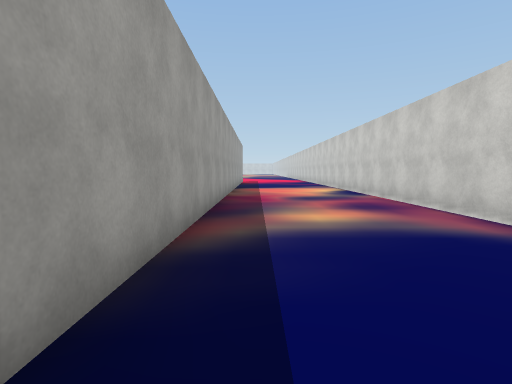
[1] (above)

24 first-person views from a walk through a scene from a Unity 3-D project. The camera is 1.5 m above the floor, tilts 4° down and sees 80° across. The floor is counted in squares, 2 m on a side. Each view is taken from the middle of a square. On the plan, view 1 faces up. The plan holds only what a view shows up to about 10 squares ahead; the rest is blank. The place goes on beyond the plan. The player character is not drawn. Some surface patterns are stand-ins.

[2]
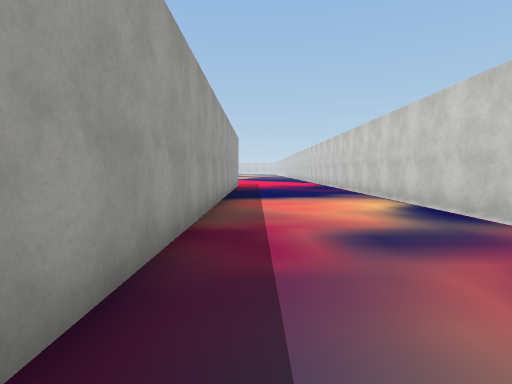

[3]
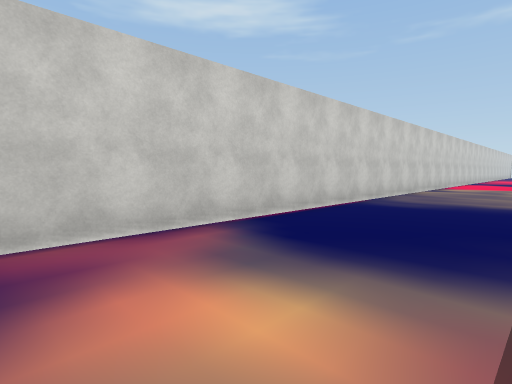

[4]
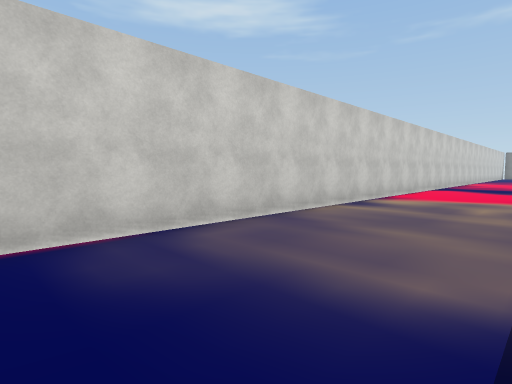

[5]
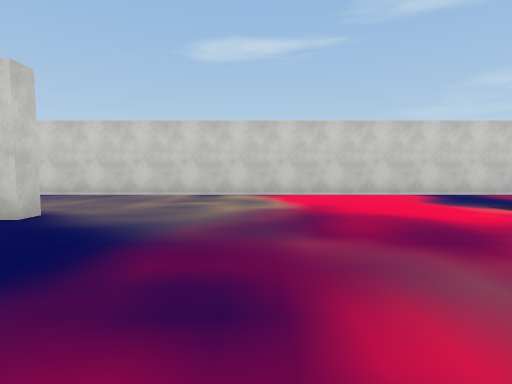

[6]
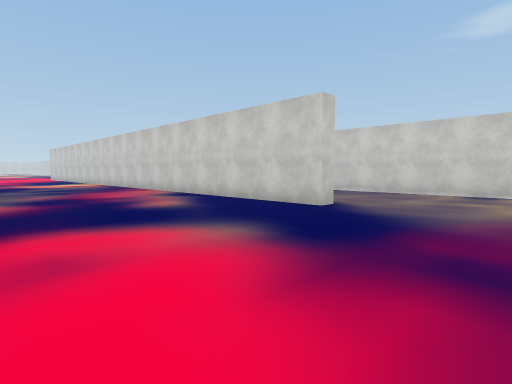

[7]
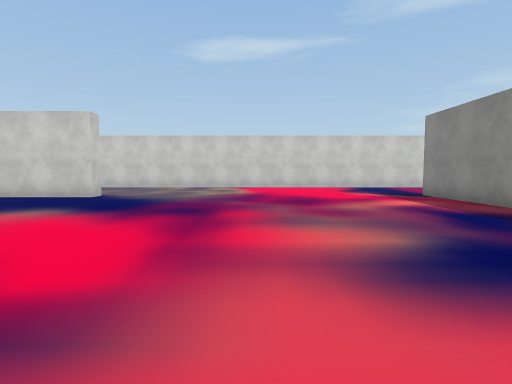

[8]
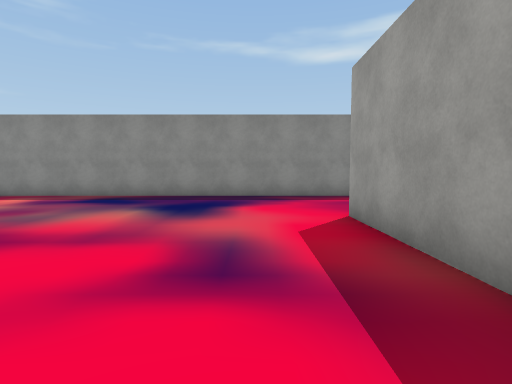

[9]
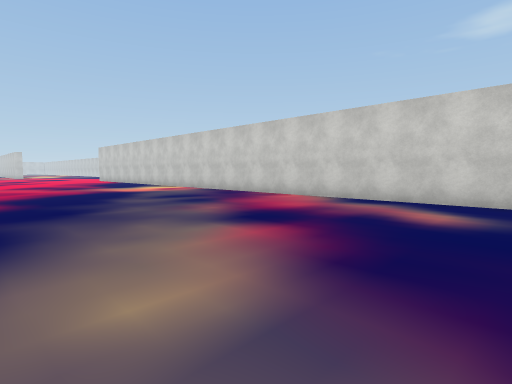

[10]
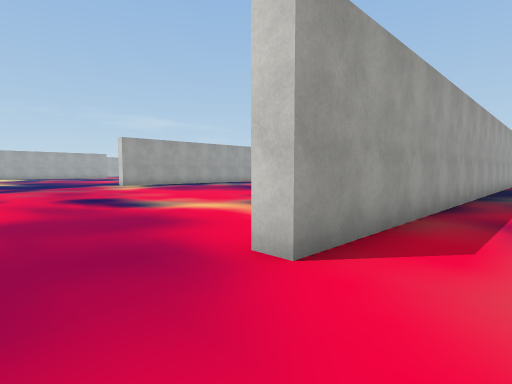

[11]
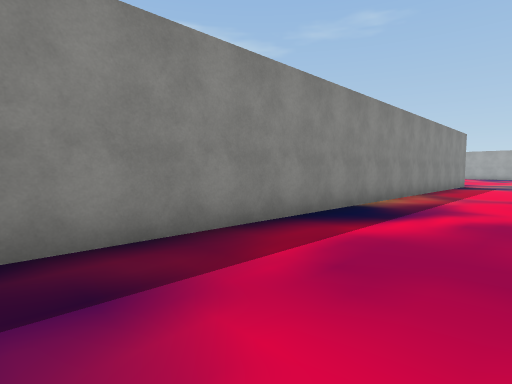

[12]
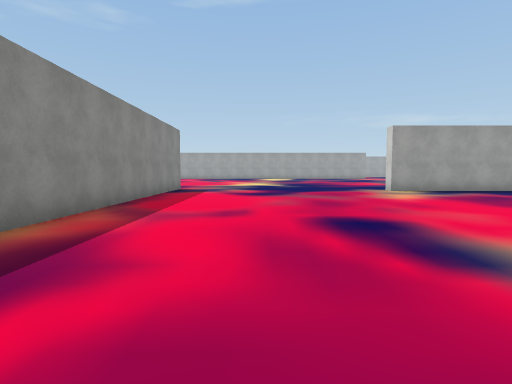

[13]
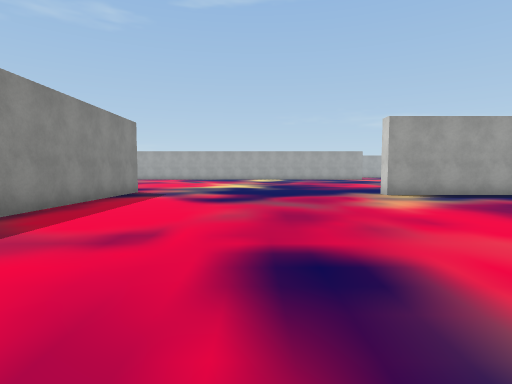

[14]
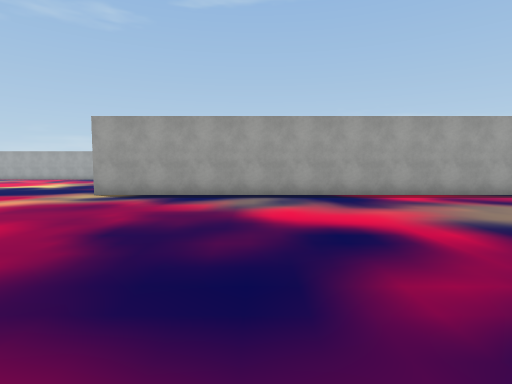

[15]
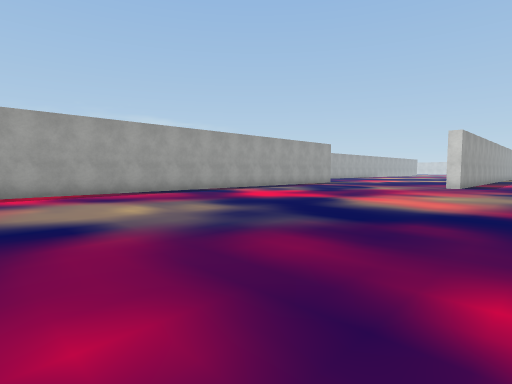

[16]
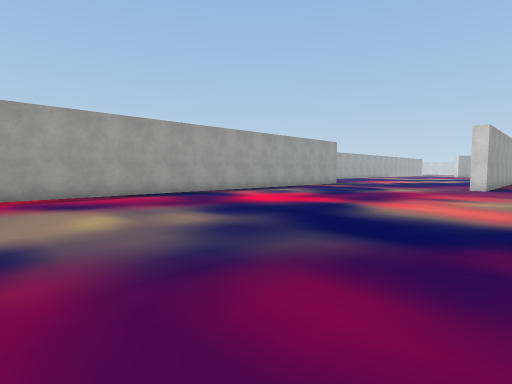

[17]
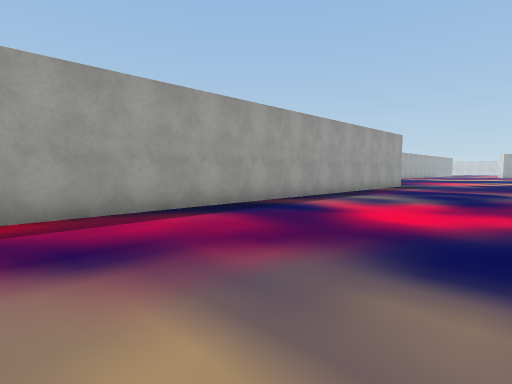

[18]
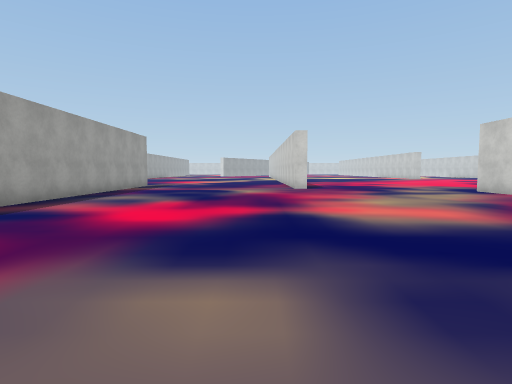

[19]
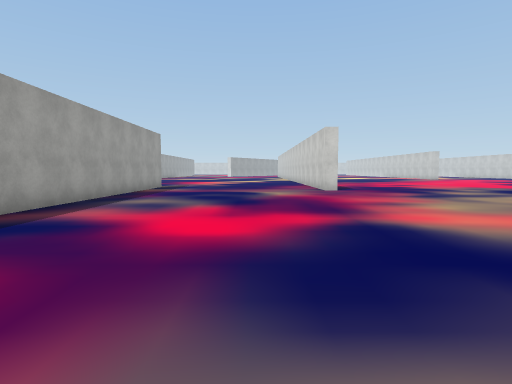

[20]
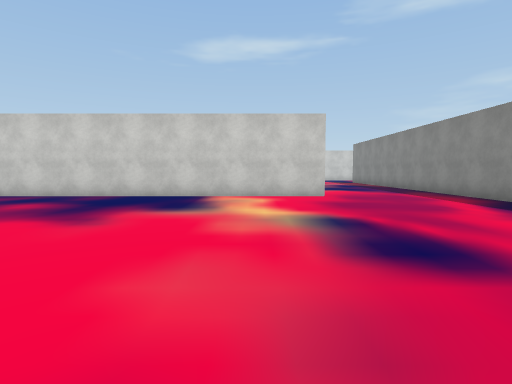

[21]
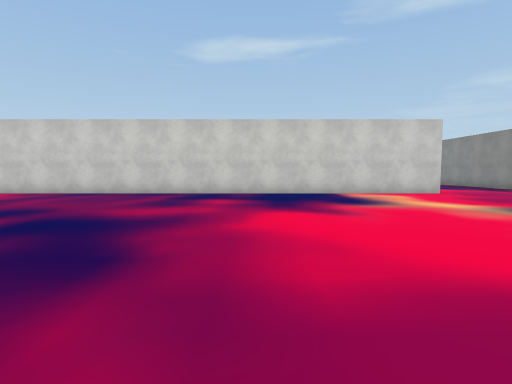

[22]
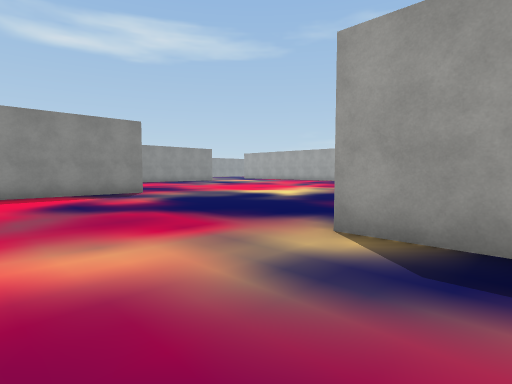

[23]
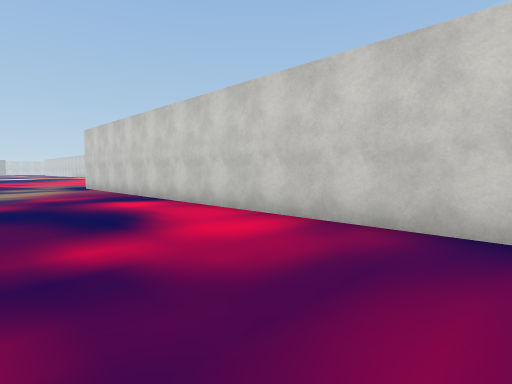

[24]
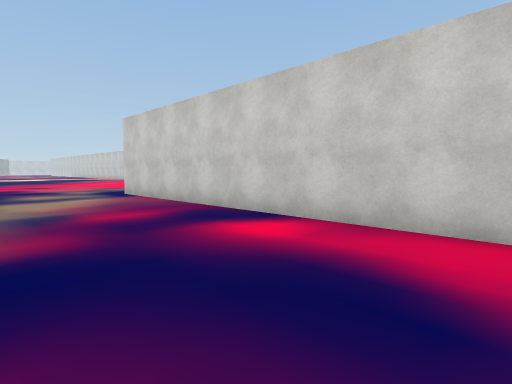

### Floor plan
Points are (right, up) in squares from view 1. A wall is a line through its corners. A room is listed if a view was taken in it or the views show most of it. See-through windows are left out.
Room 1 (views 1, 2, 3, 4, 5, 6, 7, 8, 9, 10, 11)
walls: (-0.9, -4.4) (-1.4, -4.4) (-1.4, 3.6); (-10.5, 0.6) (-10.5, -10) (-11, -10); (-0.9, 14.9) (-0.9, 1); (-12.6, -14.1) (-0.6, -14.1); (3.6, -16.1) (3.6, 15)
ways out: opening at (-11.3, -12) to room 2; gap at (-11, 15) to room 2
Room 2 (views 12, 13, 14, 15, 16, 17, 18, 19, 20, 21, 22, 23, 24)
walls: (-11, -10) (-11, 15); (-24.3, 15) (-24.3, -6) (-24.9, -6); (-25.1, -14.1) (-12.6, -14.1)
ways out: opening at (-11.3, -12) to room 1; gap at (-11, 15) to room 1

Where each view was taken, in squares from view 1:
view 1: 0 up, 0 right, facing up
view 2: 5 up, 0 right, facing up
view 3: 6 up, 0 right, facing down-right
view 4: 0 up, 0 right, facing down-right
view 5: 8 down, 6 left, facing right
view 6: 8 down, 7 left, facing up-right
view 7: 9 down, 10 left, facing right
view 8: 5 down, 9 left, facing down
view 9: 3 down, 9 left, facing up-right
view 10: 12 down, 9 left, facing up-left
view 11: 11 down, 9 left, facing down-left
view 12: 11 down, 13 left, facing left
view 13: 10 down, 15 left, facing left
view 14: 1 down, 15 left, facing left
view 15: 2 up, 14 left, facing up-left
view 16: 3 up, 15 left, facing up-left
view 17: 4 up, 19 left, facing up-left
view 18: 4 up, 19 left, facing up
view 19: 5 up, 20 left, facing up
view 20: 8 down, 20 left, facing right
view 21: 4 down, 21 left, facing right
view 22: 4 down, 21 left, facing down-left
view 23: 1 up, 15 left, facing up-right
view 24: 5 up, 15 left, facing up-right
